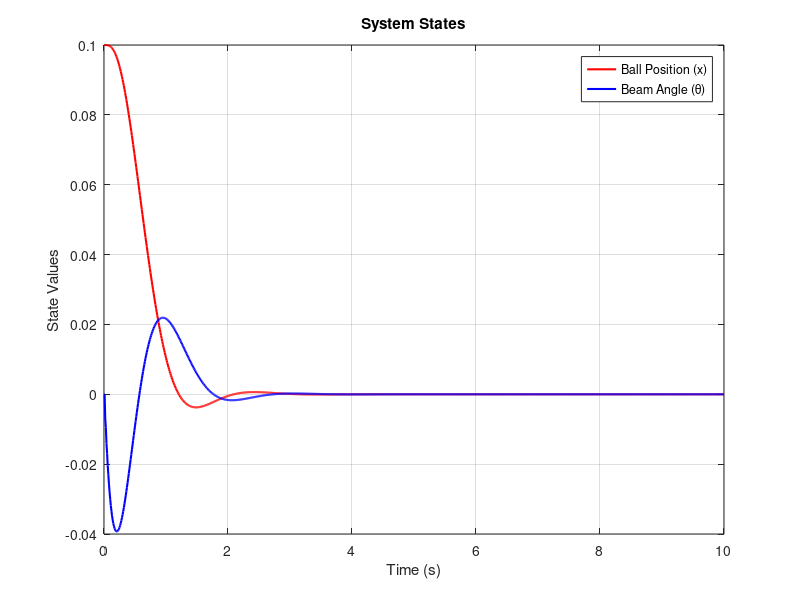
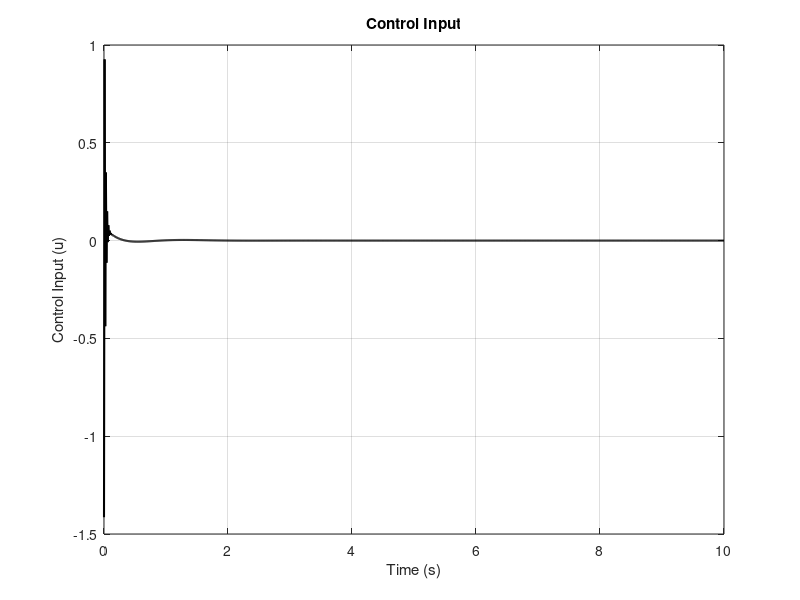

Write MATLAB code to recreate these figures, in order.
% =========================================================================
% FILE NAME: beam_and_ball_param_and_sim.m
% =========================================================================
% PURPOSE:
%   Simulates the dynamics of a ball-and-beam system controlled using an
%   LQR (Linear Quadratic Regulator). The script evaluates system
%   performance using metrics such as IAE, ISE, ITAE, settling time, and
%   overshoot, and visualizes the results.
%
% AUTHOR: Alexander Brown
% DATE:   2024-12-02
%
% VERSION: 1.0
%   - Initial implementation of the ball-and-beam simulation.
%
% INPUTS:
%   - Initial conditions for ball position and velocity.
%   - Reference state (desired position).
%   - System and control parameters (LQR weights, system matrices).
%
% OUTPUTS:
%   - Performance metrics: IAE, ISE, ITAE, settling time, percent overshoot
%   - Plots of state trajectories and control effort over time.
%
% SYSTEM PARAMETERS:
%   - Beam length, height, and width.
%   - Ball mass, radius, and moment of inertia.
%   - Gravitational acceleration.
%
% INSTRUCTIONS:
%   1. Configure the system and simulation parameters as desired.
%   2. Run the script in MATLAB.
%   3. Analyze the generated plots and performance metrics.
%
% DEPENDENCIES:
%   This script requires the following toolboxes and files:
%
%   1. MATLAB (Core) [Version 24.2 or higher]
%      - Required for basic operations, numerical computation, and plots.
%
%   2. Control System Toolbox [Version 24.2 or higher]
%      - Required for state-space modeling and LQR design.
%      - Functions used: lqr, ss, etc.
%
%   Files:
%   - beam_and_ball_param_and_sim.m (this script)
%   - beam_and_ball_LQR_controller.slx (required for system 3D modeling)
%
%   Note:
%   If used in combination with Simulink model for 3D visualization:
%      - Simscape Multibody Toolbox required for the `Mechanics Explorer`.
%      - Dependencies for Simulink models should be verified separately.
%
%   Ensure all dependencies are installed and accessible before running.
%
% =========================================================================

%% Housekeeping
clear, close all, clc;

%% System Parameters
% beam
L = 1.0;
w = 0.05;
h = 0.1;

% ball
m = 0.5;
r = 0.05;
g = 9.81;
I = 0.02;

% system matrices
A = [0 1 0 0; 0 0 g/L 0; 0 0 0 1; 0 0 -m*g*r/I 0];
B = [0; 0; 0; 1/I];
C = eye(4);
D = 0;

% LQR weights
Q = diag([200, 10, 10, 10]);
R = 1;

% desired_poles = [-2, -3, -4, -5];
% K = acker(A, B, desired_poles);

% gain calculation
K = lqr(A, B, Q, R);
Ki = 1;

% Simulation Parameters
T = 10;
x0 = [0.1; 0; 0; 0];
x_ref = [0; 0; 0; 0];

% system
dt = 0.01; % step
time = 0:dt:T;
x = x0;
u_hist = []; % control input history
x_hist = []; % state history
error_hist = []; % error history

for t = time
    e = x_ref - x;
    u = -K*x;
    u_hist = [u_hist, u];
    x_hist = [x_hist, x];
    error_hist = [error_hist, e];
    
    % euler integration
    dx = A*x + B*u;
    x = x + dx*dt;
end

% cost function calculations
e_pos = error_hist(1, :);
IAE = trapz(time, abs(e_pos));
ISE = trapz(time, e_pos.^2);
ITAE = trapz(time, time .* abs(e_pos));

% % settling time
% tolerance = 0.02;
% x_final = x_hist(1, end);
% settling_indices = find(abs(x_hist(1, :) - x_final) ...
%     > tolerance*abs(x_final));
% if isempty(settling_indices)
%     settling_time = 0;
% else
%     settling_time = time(settling_indices(end));
% end
% 
% % percent overshoot
% x_max = max(x_hist(1, :));
% percent_overshoot = ((x_max - x_final) / abs(x_final))*100;

fprintf('Cost Analysis Results:\n');
fprintf('IAE: %.5f\n', IAE);
fprintf('ISE: %.5f\n', ISE);
fprintf('ITAE: %.5f\n', ITAE);
% fprintf('Settling Time: %.2f seconds\n', settling_time);
% fprintf('Percent Overshoot: %.2f%%\n', percent_overshoot);

% visualize system simulation
figure;
% subplot(2, 1, 1);
plot(time, x_hist(1, :), 'r', 'LineWidth', 1.5); hold on;
plot(time, x_hist(3, :), 'b', 'LineWidth', 1.5);
legend('Ball Position (x)', 'Beam Angle (\theta)');
xlabel('Time (s)');
ylabel('State Values');
title('System States');
grid on;

figure;
% subplot(2, 1, 2);
plot(time, u_hist, 'k', 'LineWidth', 1.5);
xlabel('Time (s)');
ylabel('Control Input (u)');
title('Control Input');
grid on;